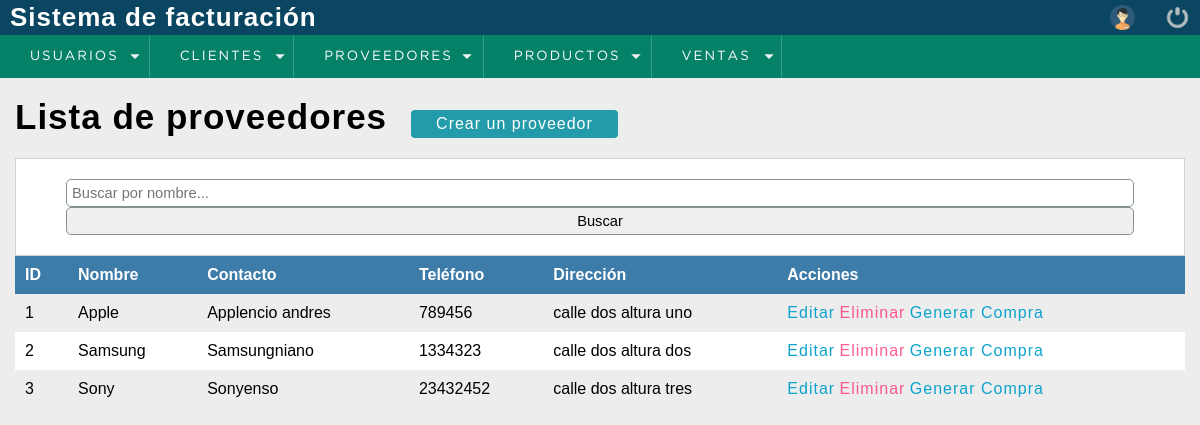
The app's page /proyecto/sistema/lista_proveedor.php (signed in) with its own data.
### tables this page shows
CREATE TABLE `proveedor` (
  `codproveedor` int(11) NOT NULL,
  `proveedor` varchar(100) DEFAULT NULL,
  `contacto` varchar(100) DEFAULT NULL,
  `telefono` bigint(11) DEFAULT NULL,
  `direccion` text DEFAULT NULL
);

### proyecto/sistema/lista_proveedor.php (the view, shortened to what this page needs)
<?php
    include "../bd.php";
    $nombre = '';
?>
<!DOCTYPE html>
<html lang="en">
<head>
    <?php include "includes/scripts.php"; ?>
    <?php include "includes/header.php"; ?>
</head>
<body>
    <section id="container">
        <h1>Lista de proveedores</h1>
        <a href="registro_proveedor.php" class="btn_new">Crear un proveedor</a>
        <form action="" method="GET" class="form_search">
            <input type="text" name="nombre" id="nombre" placeholder="Buscar por nombre..." value="<?php echo $nombre; ?>">
            <input type="submit" value="Buscar" class="btn_search">
        </form>
        <table>
            <tr>
                <th>ID</th>
                <th>Nombre</th>
                <th>Contacto</th>
                <th>Teléfono</th>
                <th>Dirección</th>
                <th>Acciones</th>
            </tr>
            <?php
            if (!empty($nombre)) {
                $query = mysqli_query($connection, "SELECT * FROM proveedor WHERE proveedor LIKE '%$nombre%'");
            } else {
                $query = mysqli_query($connection, "SELECT * FROM proveedor");
            }
            if($query && mysqli_num_rows($query) > 0){
                while($data = mysqli_fetch_array($query)){
            ?>
            <tr>
                <td><?php echo isset($data['codproveedor']) ? $data['codproveedor'] : ''; ?></td>
                <td><?php echo isset($data['proveedor']) ? $data['proveedor'] : ''; ?></td>
                <td><?php echo isset($data['contacto']) ? $data['contacto'] : ''; ?></td>
                <td><?php echo isset($data['telefono']) ? $data['telefono'] : ''; ?></td>
                <td><?php echo isset($data['direccion']) ? $data['direccion'] : ''; ?></td>
                <td>
                    <a class="link_edit" href="editar_proveedor.php?id=<?php echo isset($data['codproveedor']) ? $data['codproveedor'] : ''; ?>">Editar</a>
                    <a class="link_delete" href="eliminar_proveedor.php?id=<?php echo isset($data['codproveedor']) ? $data['codproveedor'] : ''; ?>">Eliminar</a>
                    <a class="link_edit" href="generar_compra.php?codproveedor=<?php echo isset($data['codproveedor']) ? $data['codproveedor'] : ''; ?>">Generar Compra</a>
                </td>
            </tr>
            <?php
                }
            } else {
                echo '<tr><td colspan="6">No hay proveedores registrados o no se encontraron resultados para la búsqueda.</td></tr>';
            }
            ?>
        </table>
    </section>
</body>
</html>

### proyecto/sistema/css/style.css (style rules this page uses)
* { margin: 0; padding: 0; box-sizing: border-box; }
body { background: #ededed; }
h1, h2, h3, h4, h5, h6 { font-family: 'arial'; font-weight: bold; letter-spacing: 1px; }
h1 { font-size: 26px; }
a { text-decoration: none; font-family: arial; letter-spacing: 1px; }
#container { padding: 90px 15px 15px; }
form { background: #FFF; margin: auto; padding: 20px 50px; border: 1px solid #d1d1d1; }
input,select { display: block; width: 100%; font-size: 11pt; padding: 5px; border: 1px solid #859293; border-radius: 5px; }
#container h1 { font-size: 35px; display: inline-block; }
.btn_new { display: inline-block; background: #239baa; color: #FFF; padding: 5px 25px; border-radius: 4px; margin: 20px; }
table { border-collapse: collapse; font-size: 12pt; font-family: 'Arial'; width: 100%; }
table th { text-align: left; padding: 10px; background: #3d7ba8; color: #FFF; }
table tr:nth-child(odd) { background: #FFF; }
table td { padding: 10px; }
.link_edit { color: #0ca4cd; }
.link_delete { color: #f26b; }

### records on screen
proveedor: codproveedor "1", proveedor "Apple", contacto "Applencio andres", telefono "789456", direccion "calle dos altura uno"
proveedor: codproveedor "2", proveedor "Samsung", contacto "Samsungniano", telefono "1334323", direccion "calle dos altura dos"
proveedor: codproveedor "3", proveedor "Sony", contacto "Sonyenso", telefono "23432452", direccion "calle dos altura tres"
